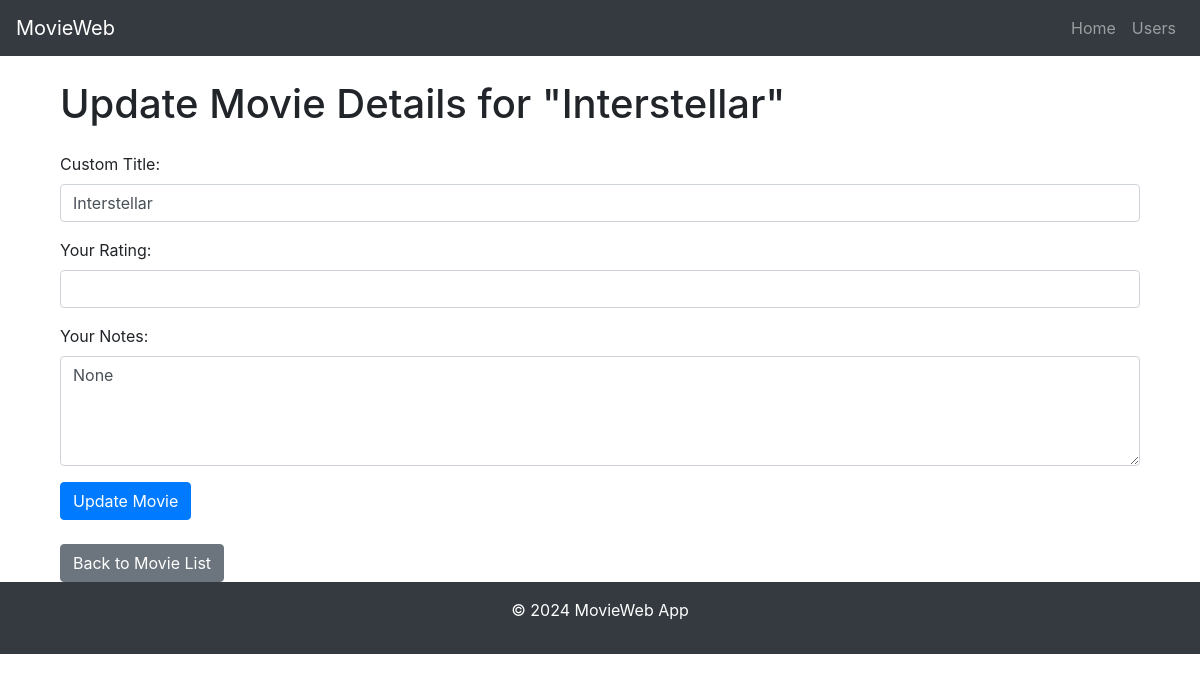
The page /users/1/update_movie/68 on the database its author committed.
### datamanager/models.py (models this page shows, shortened)
class BaseModel(db.Model):
    __abstract__ = True  # Mark this class as abstract; it won't be created as a table.

class Movie(BaseModel):
    __tablename__ = 'movies'
    id = db.Column(db.Integer, primary_key=True, autoincrement=True)
    name = db.Column(db.String(100), nullable=False, unique=True)
    director = db.Column(db.String(100))
    year = db.Column(db.Integer)
    rating = db.Column(db.Float)
    poster = db.Column(db.String(255))
    imdb_link = db.Column(db.String(255))

class UserMovies(BaseModel):
    __tablename__ = 'user_movies'
    id = db.Column(db.Integer, primary_key=True, autoincrement=True)
    user_id = db.Column(db.Integer, db.ForeignKey('users.id'), nullable=False)
    movie_id = db.Column(db.Integer, db.ForeignKey('movies.id'), nullable=False)
    user_title = db.Column(db.String(100))
    user_rating = db.Column(db.Float)
    user_notes = db.Column(db.Text)
    added_at = db.Column(db.DateTime, default=db.func.now())
    user = db.relationship('User', backref=db.backref('user_movies', lazy=True))
    movie = db.relationship('Movie', backref=db.backref('user_movies', lazy=True))

### routes/html_routes.py (the view, shortened to what this page needs)
    @html_routes.route('/users/<int:user_id>/update_movie/<int:user_movie_id>', methods=['GET', 'POST'])
    @handle_errors()
    @validate_user(data_manager)
    @validate_form()
    def update_movie(user_id, user_movie_id):
        if not (user_movie := data_manager.is_movie_in_user_list(
                user_id=user_id, user_movie_id=user_movie_id)):
            flash_message("This movie is not in your list.", "error")
            return redirect(url_for('html_routes.user_movies', user_id=user_id))
        if request.method == 'GET':
            return render_template('update_movie.html', user_movie=user_movie)

### datamanager/sqlite_data_manager.py (called while the page is built)
    def get_user_by_id(self, user_id):
        return User.query.get(user_id)

    @staticmethod
    def is_movie_in_user_list(user_id, user_movie_id):
        return UserMovies.query.filter_by(user_id=user_id, id=user_movie_id).first()

### templates/update_movie.html (shortened to what this page needs)
{% extends "base.html" %}
{% block content %}
<div class="container mt-4">
    <h1 class="mb-4">Update Movie Details for "{{ user_movie.movie.name }}"</h1>
    <form method="post" action="{{ url_for('html_routes.update_movie', user_id=user_movie.user_id, user_movie_id=user_movie.id) }}">
        <div class="form-group">
            <label for="user_title">Custom Title:</label>
            <input type="text" id="user_title" name="user_title" class="form-control" value="{{ user_movie.user_title }}">
        </div>
        <div class="form-group">
            <label for="user_rating">Your Rating:</label>
            <input type="number" id="user_rating" name="user_rating" class="form-control" step="0.1" min="0" max="10" value="{{ user_movie.user_rating }}">
        </div>
        <div class="form-group">
            <label for="user_notes">Your Notes:</label>
            <textarea id="user_notes" name="user_notes" class="form-control" rows="4">{{ user_movie.user_notes }}</textarea>
        </div>
        <button type="submit" class="btn btn-primary">Update Movie</button>
    </form>
    <div class="mt-4">
        <a href="{{ url_for('html_routes.user_movies', user_id=user_movie.user_id) }}" class="btn btn-secondary">Back to Movie List</a>
    </div>
</div>
{% endblock %}

### rows shown on the page
Movie: movie.name "Interstellar"
UserMovies: user_title "Interstellar", user_notes "None"
